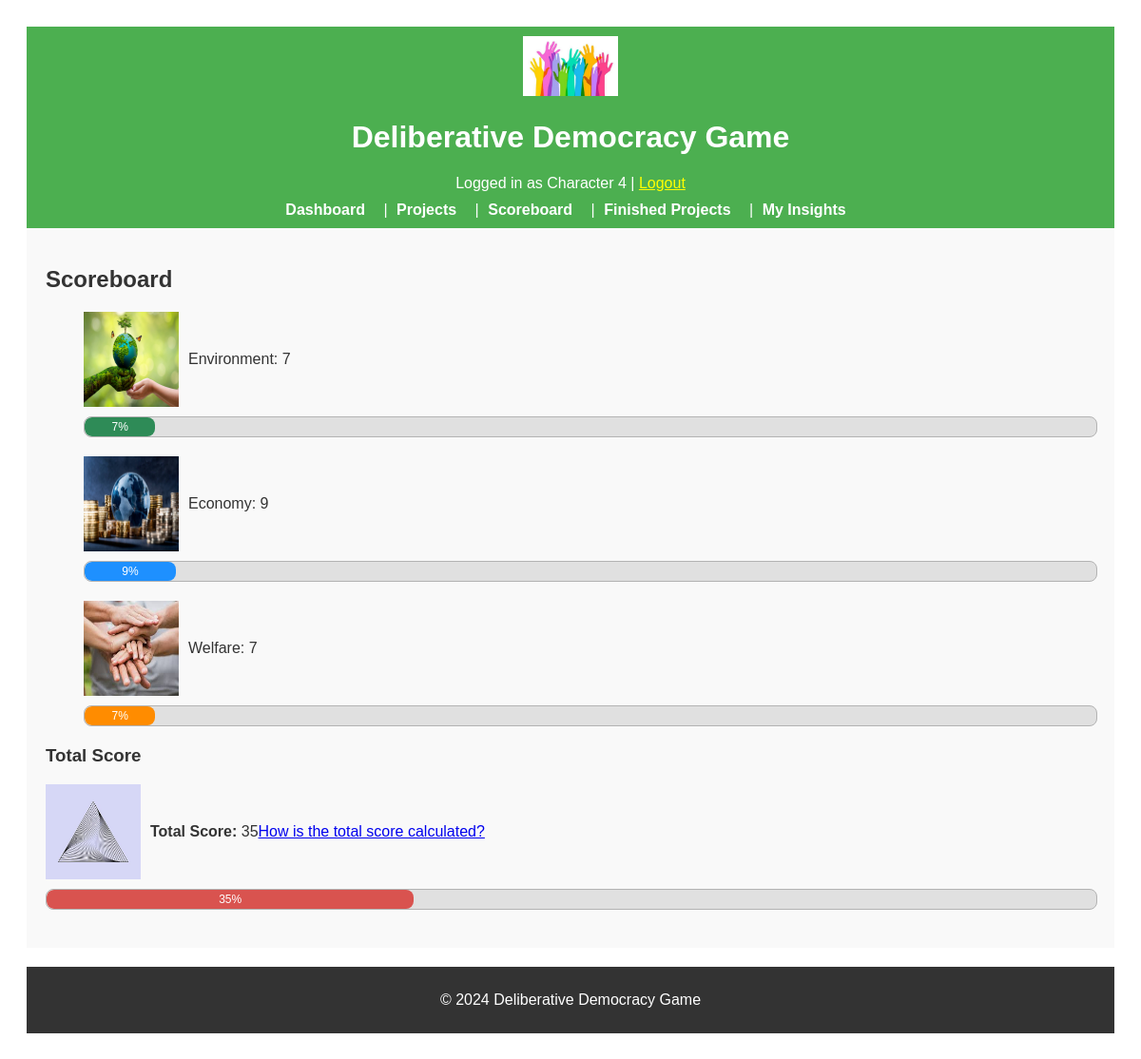
/scoreboard (signed in), run on an earlier commit of the app's database.
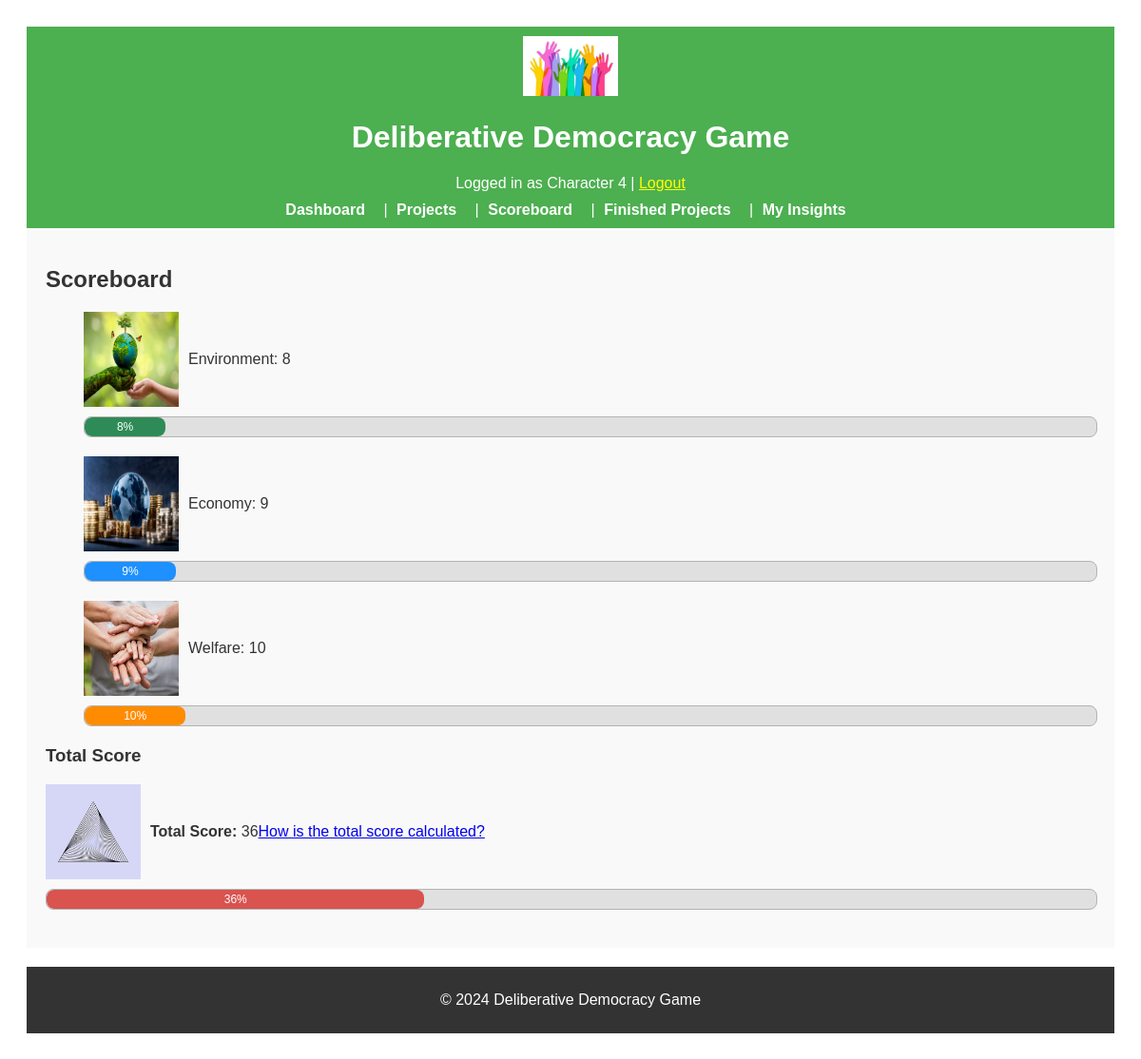
And on a later commit of the database.
### app/models.py (models this page shows, shortened)
class User(UserMixin, db.Model):
    __tablename__ = "users"
    id = db.Column(db.Integer, primary_key=True)
    character_name = db.Column(db.String(64), unique=True, nullable=False)
    interests = db.Column(db.Text, nullable=True)
    utility_criteria = db.Column(db.Text, nullable=True)
    starting_resources = db.Column(db.Text, nullable=True)
    reading = db.Column(db.Text, nullable=True)
    resources = db.relationship("Resource", backref="user", lazy=True)
    metrics = db.relationship("Metric", backref="user", lazy=True)

class CommonMetric(db.Model):
    __tablename__ = "common_metrics"
    id = db.Column(db.Integer, primary_key=True)
    type = db.Column(
        db.String(64), nullable=False
    )  # 'Environment', 'Economy', 'Welfare'
    value = db.Column(db.Integer, default=0, nullable=False)

### app/routes.py (the view)
@main.route("/scoreboard")
@login_required
def score_board():
    common_metrics = CommonMetric.query.all()
    return render_template(
        "score_board.html",
        metrics=common_metrics,
        calculate_total_score=calculate_total_score,
    )

### app/routes.py (called while the page is built)
@login_manager.user_loader
def load_user(user_id):
    return User.query.get(int(user_id))

### app/utils.py (called while the page is built)
def calculate_total_score(environment_score, economy_score, welfare_score):
    total_sum = environment_score + economy_score + welfare_score
    scores = [environment_score, economy_score, welfare_score]
    mean_score = total_sum / 3
    balance_penalty = sum((score - mean_score) ** 2 for score in scores) / 3
    balance_score = max(0, 100 - balance_penalty)
    total_score = (total_sum / 3) * 0.7 + balance_score * 0.3  # Weighted combination
    return min(100, max(0, int(total_score)))

### app/templates/score_board.html (shortened to what this page needs)
{% extends "base.html" %}
{% block content %}
<h2>Scoreboard</h2>
<ul>
    {% for metric in metrics %}
    <li class="metric-container">
        <img src="{{ url_for('static', filename='images/' + metric.type | lower + '.png') }}"
            alt="{{ metric.type }} icon" class="metric-icon">
        {{ metric.type }}: {{ metric.value }}
    </li>
    <div class="progress-bar-container">
        <div class="progress-bar {{ metric.type | lower }}" style="width: {{ metric.value }}%; max-width: 100%;">
            {{ metric.value }}%
        </div>
    </div>
    {% endfor %}
</ul>
<h3>Total Score</h3>
{% set total_score = calculate_total_score(metrics[0].value, metrics[1].value, metrics[2].value) %}
<div class="metric-container">
    <img src="{{ url_for('static', filename='images/total_score.png') }}" alt="Total Score icon" class="metric-icon">
    <p><strong>Total Score:</strong> {{ total_score }}</p>
    <a href="{{ url_for('main.total_score_info') }}">
        How is the total score calculated?
    </a>
</div>
<div class="progress-bar-container">
    <div class="progress-bar total" style="width: {{ total_score }}%; max-width: 100%;">
        {{ total_score }}%
    </div>
</div>
{% endblock %}

### app/templates/base.html (shortened to what this page needs)
<!DOCTYPE html>
<html lang="en">
<head>
    <link rel="stylesheet" href="{{ url_for('static', filename='css/styles.css') }}">
</head>
<body>
    <header style="background-color: #4CAF50; padding: 10px; color: white; text-align: center;">
        <img src="{{ url_for('static', filename='images/logo.png') }}" alt="Game Logo"
            style="width: 100px; height: auto;">
        <h1>Deliberative Democracy Game</h1>
        {% if current_user.is_authenticated %}
        <p style="margin: 0;">Logged in as {{ current_user.character_name }} | <a href="{{ url_for('main.logout') }}"
                style="color: yellow;">Logout</a></p>
        {% endif %}
        <nav style="margin-top: 10px;">
            <a href="{{ url_for('main.dashboard') }}" style="color: white; padding: 5px;">Dashboard</a> |
            <a href="{{ url_for('main.project_list') }}" style="color: white; padding: 5px;">Projects</a> |
            <a href="{{ url_for('main.score_board') }}" style="color: white; padding: 5px;">Scoreboard</a> |
            <a href="{{ url_for('main.finished_projects') }}" style="color: white; padding: 5px;">Finished Projects</a>
            |
            <a href="{{ url_for('main.insight') }}" style="color: white; padding: 5px;">My Insights</a>
        </nav>
    </header>
    <main style="padding: 20px; background-color: #f9f9f9;">
        {% block content %}{% endblock %}
    </main>
    <footer style="background-color: #333; color: white; text-align: center; padding: 10px; margin-top: 20px;">
        <p>&copy; 2024 Deliberative Democracy Game</p>
    </footer>
</body>
</html>

### app/static/css/styles.css (style rules this page uses)
header { background-color: #4CAF50; color: white; padding: 15px; text-align: center; }
nav a { color: white; text-decoration: none; margin-right: 10px; font-weight: bold; }
footer { background-color: #333; color: white; text-align: center; padding: 10px; margin-top: 20px; }
.metric-container { display: flex; align-items: center; margin-bottom: 10px; }
.metric-icon { margin-right: 10px; width: 100px; height: 100px; }
.progress-bar-container { width: 100%; background-color: #e0e0e0; border-radius: 8px; margin-bottom: 20px; overflow: hidden; position: relative; border: 1px solid #b3b3b3; }
.progress-bar { height: 20px; border-radius: 8px; text-align: center; color: white; font-size: 12px; line-height: 20px; width: 0; transition: width 1s ease-in-out; }
.progress-bar.environment { background-color: #2e8b57; }
.progress-bar.economy { background-color: #1e90ff; }
.progress-bar.welfare { background-color: #ff8c00; }
.progress-bar.total { background-color: #d9534f; }

What changed in the data, as far as the page shows it:
changed CommonMetric "Environment": value "7" → "8"
changed CommonMetric "Welfare": value "7" → "10"
Also different on the page:
{{ total_score }}: "35" → "36"
{{ total_score }}: 35 → 36 (drawn)
